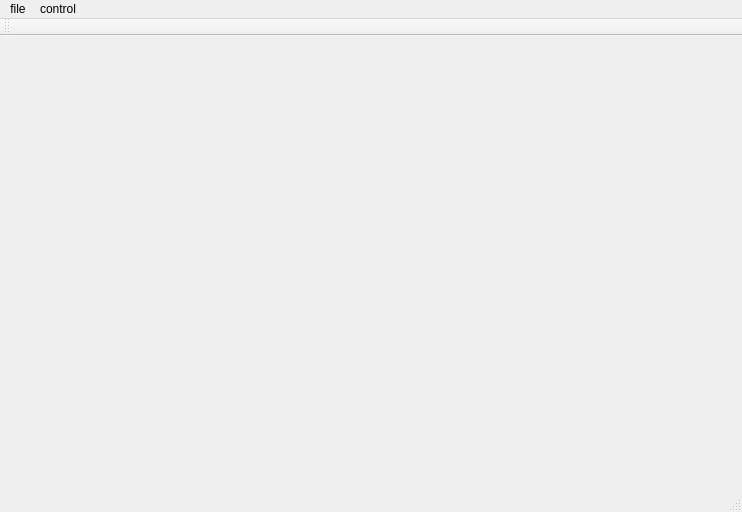
<?xml version="1.0" encoding="UTF-8"?>
<ui version="4.0">
 <class>opengl_qt1Class</class>
 <widget class="QMainWindow" name="opengl_qt1Class">
  <property name="geometry">
   <rect>
    <x>0</x>
    <y>0</y>
    <width>742</width>
    <height>512</height>
   </rect>
  </property>
  <property name="windowTitle">
   <string>opengl_qt1</string>
  </property>
  <widget class="QWidget" name="centralWidget"/>
  <widget class="QMenuBar" name="menuBar">
   <property name="geometry">
    <rect>
     <x>0</x>
     <y>0</y>
     <width>742</width>
     <height>26</height>
    </rect>
   </property>
   <widget class="QMenu" name="menufile">
    <property name="title">
     <string>file</string>
    </property>
    <addaction name="actioninput"/>
   </widget>
   <widget class="QMenu" name="menucontrol">
    <property name="title">
     <string>control</string>
    </property>
    <addaction name="actionroll_2"/>
   </widget>
   <addaction name="menufile"/>
   <addaction name="menucontrol"/>
  </widget>
  <widget class="QToolBar" name="mainToolBar">
   <attribute name="toolBarArea">
    <enum>TopToolBarArea</enum>
   </attribute>
   <attribute name="toolBarBreak">
    <bool>false</bool>
   </attribute>
  </widget>
  <widget class="QStatusBar" name="statusBar"/>
  <action name="actioninput">
   <property name="text">
    <string>input</string>
   </property>
  </action>
  <action name="actionroll">
   <property name="text">
    <string>roll</string>
   </property>
  </action>
  <action name="actionroll_2">
   <property name="text">
    <string>roll</string>
   </property>
  </action>
 </widget>
 <layoutdefault spacing="6" margin="11"/>
 <resources>
  <include location="opengl_qt1.qrc"/>
 </resources>
 <connections/>
</ui>
